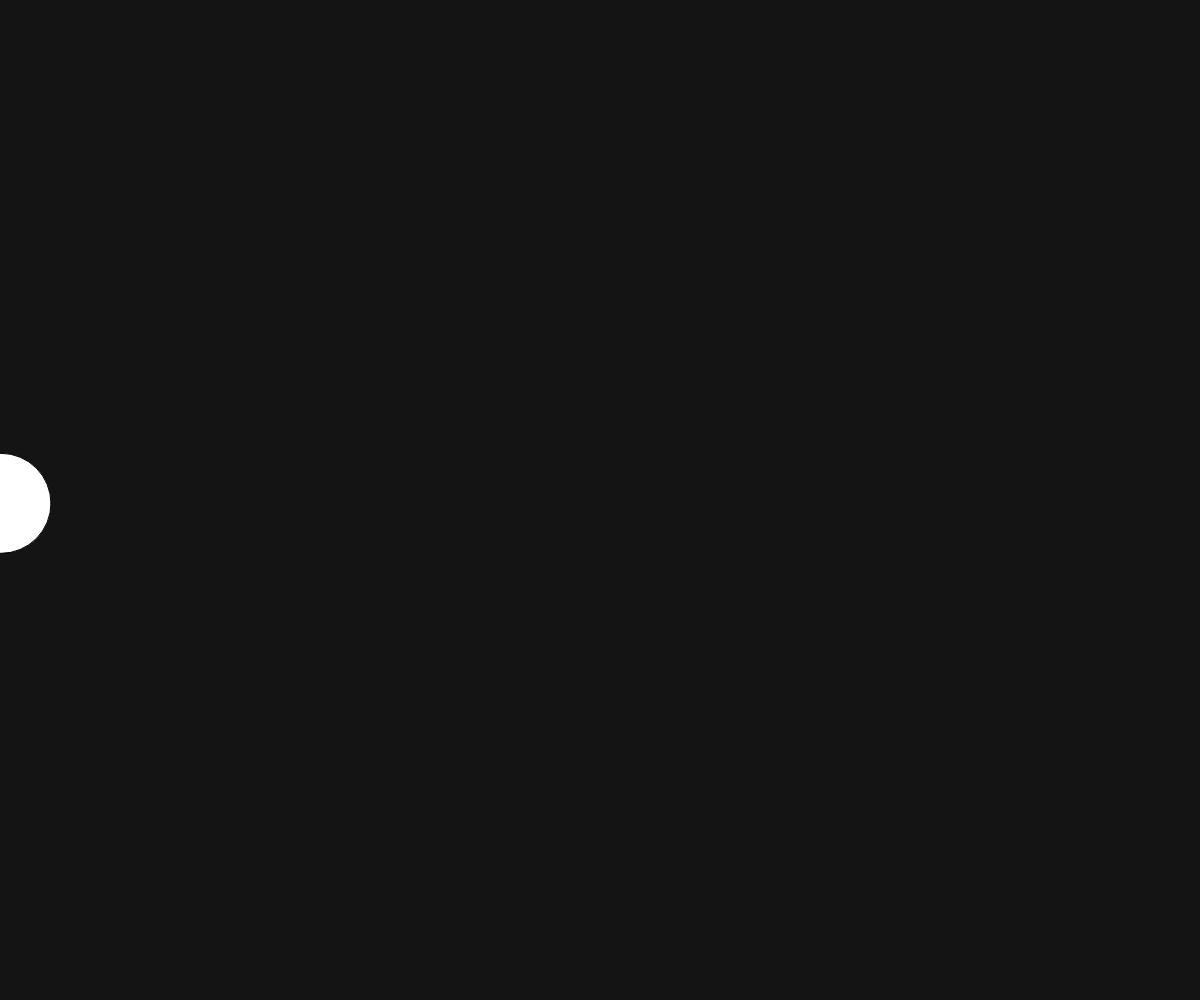
Frame 1 (no input)
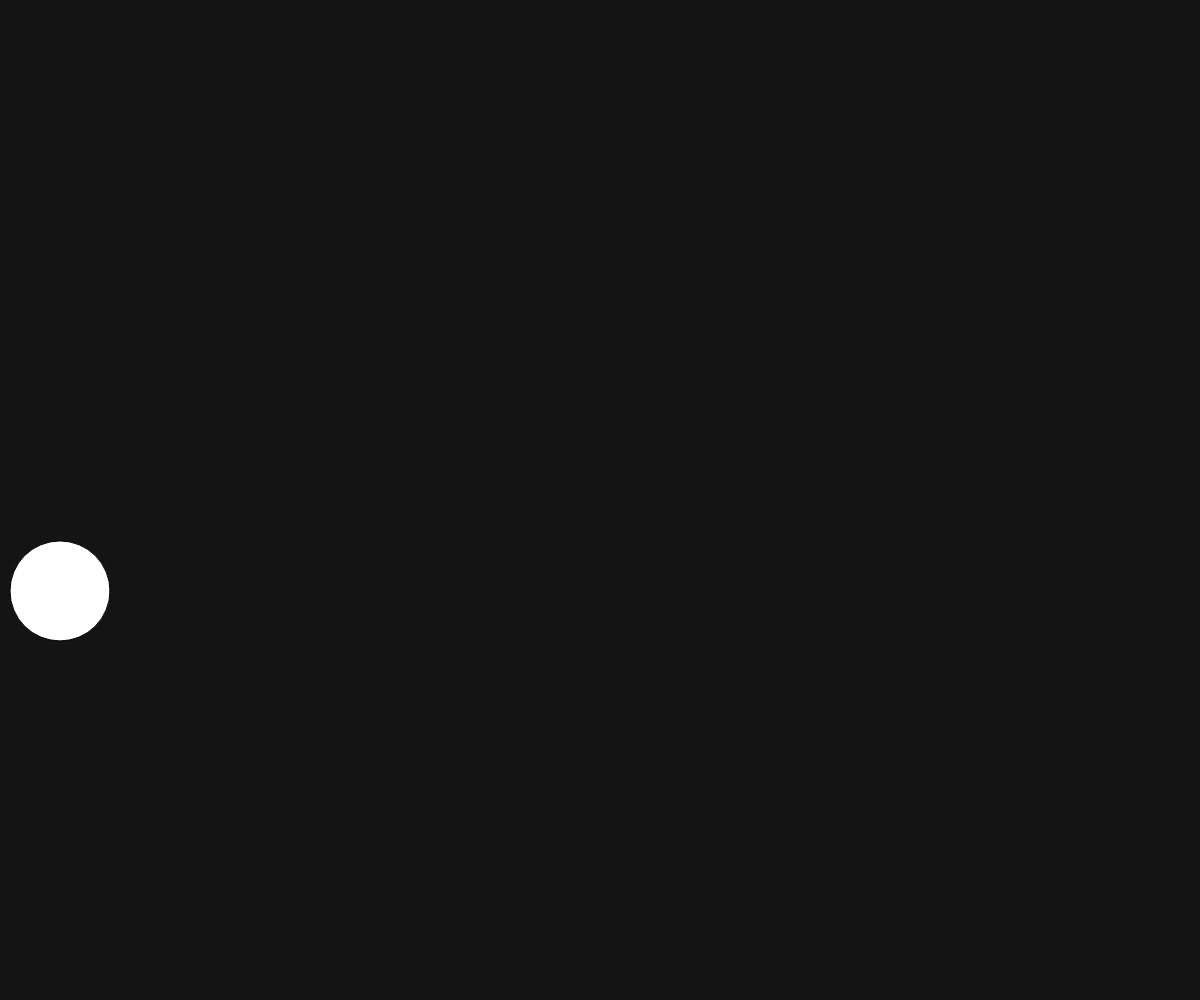
Frame 60 (no input)
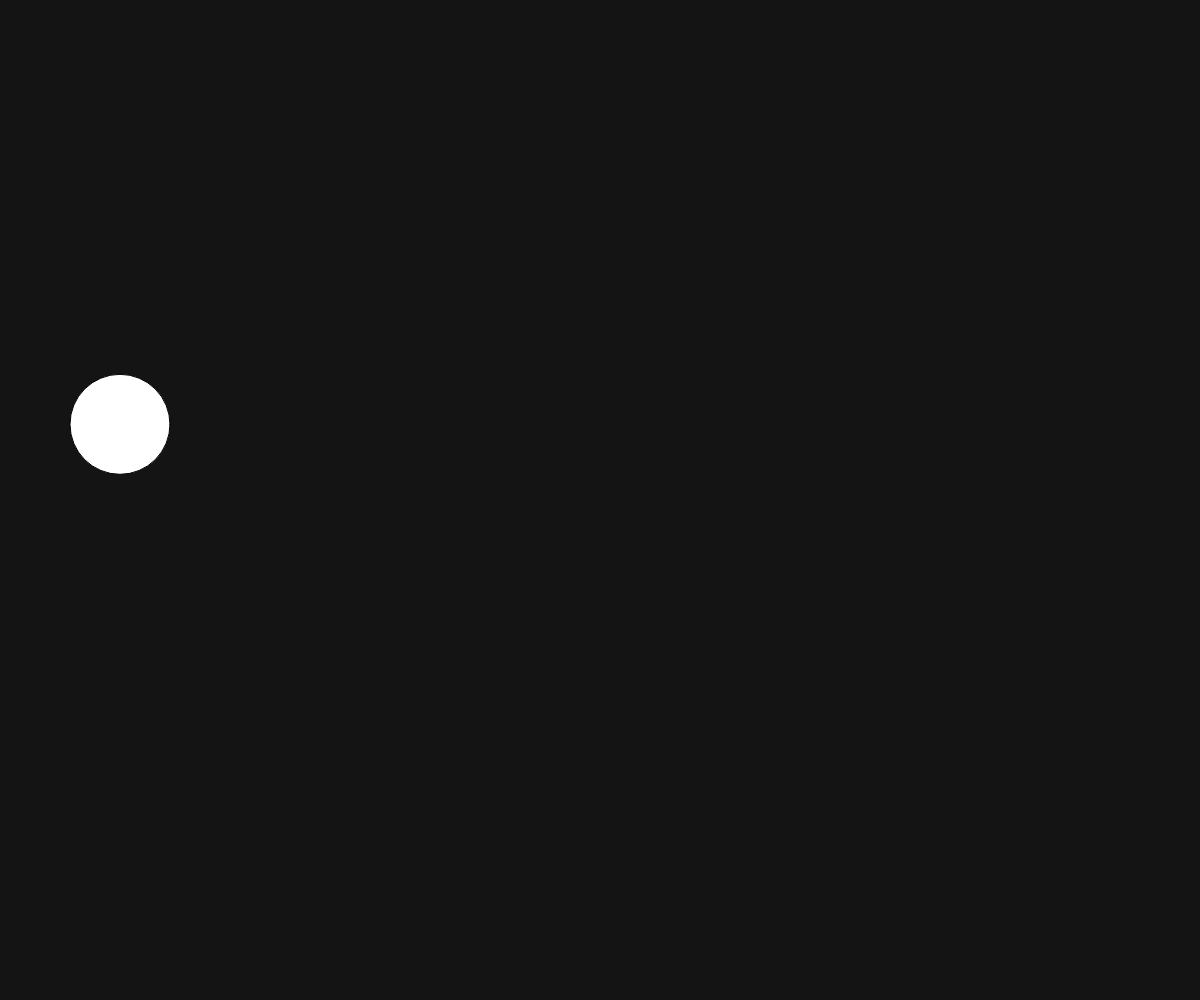
Frame 120 (the mouse pressed at the canvas centre since frame 60)

The p5.js sketch that drew these frames (run headless with seeded random() and noise() and a simulated clock; from frame 60 on, the mouse is pressed at the canvas centre):

// p5.js sketch
// ── sketch.js
// TODO: animation across the screen
//       wrap around
//       bounce
let x = 0;
let y =0
function setup() {
  createCanvas(windowWidth, windowHeight);
  background(20);
  // for (let x = 0; x < width; x += 2) {
  //   ellipse(x, height / 2, 100);
}

function draw() {
  background(20)
  

// draw stuff
  ellipse((x+frameCount)%width,height/2+sin(frameCount/30)*100,100)
  // x = (x + 10)% Width;
  // y = y+10
  // check if is greater than screen 
  // if( x > windowWidth){
  //   x= 0
  // }
 

}
